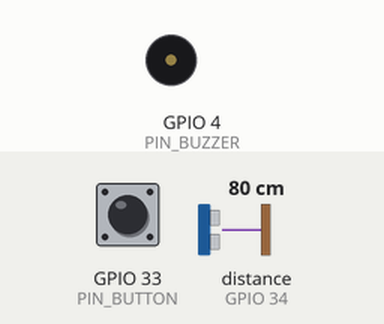
The program below on a simulated ESP32. On the bench: buzzer (waves = sounding). The test bench sets the inputs (shaded band); at power-on: distance to the obstacle (sensor on GPIO 34) 80 cm, GPIO 33 (PIN_BUTTON) HIGH. The echo pulse lasts 58.3 µs per cm; WiFi joins after 1.5 s; servers stay silent unless stated; what the program prints to the serial monitor is not drawn.

Above: at 2.7 s.
2.8 s: distance to the obstacle (sensor on GPIO 34) set to 65 cm
4.3 s: distance to the obstacle (sensor on GPIO 34) set to 58 cm
At 5.5 s:
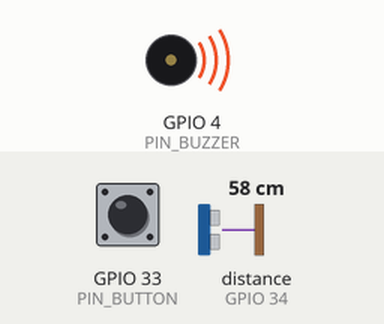
5.8 s: GPIO 33 (PIN_BUTTON) pulled LOW for 0.15 s
At 5.95 s:
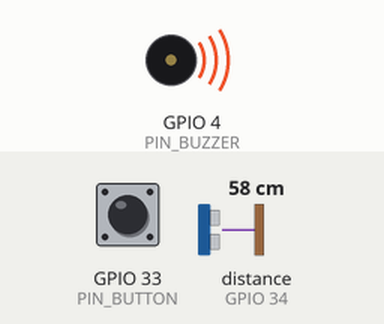
7.5 s: GPIO 33 (PIN_BUTTON) pulled LOW for 3.2 s
At 12.2 s:
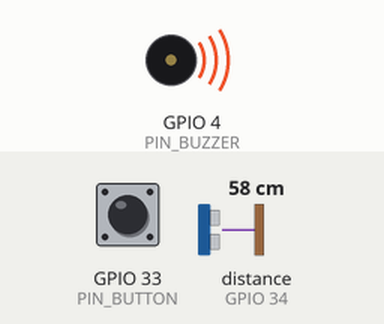
Timing chart, 0 to 13.2 s (numbered marks = the images above; inputs shaded):
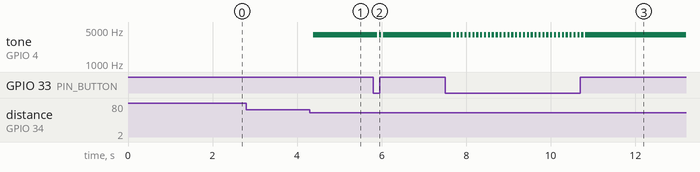

Measured:
- the behaviour switches between 61 and 60 cm on distance to the obstacle (sensor on GPIO 34) (found by bisection; images 0 and 1)
- after the input at 2.8 s, every drawn part: stays the same
- after the input at 4.3 s, tone on GPIO 4 (PIN_BUZZER): silent → 4000 Hz after 0.08 s
- after the input at 5.8 s, tone on GPIO 4 (PIN_BUZZER): alternates 4000 Hz for 0.05 s and silent for 0.04 s, 4 changes in all, then stays 4000 Hz, starting after 0.10 s
- after the input at 7.5 s, tone on GPIO 4 (PIN_BUZZER): alternates 4000 Hz for 0.05 s and silent for 0.04 s, 70 changes in all, then stays 4000 Hz, starting after 0.15 s

The program:

main.cpp
```cpp
/*
 * Swivel - wearable proximity alert for walking alone at night
 * Break to Make 2025 makeathon (USC)
 * Team: Iriza Mushibuka, Maia Nkonabang, Halla Ibrahim
 *
 * Board:  Adafruit HUZZAH32 (ESP32 Feather)
 * Sensor: HC-SR04 ultrasonic range sensor
 *
 * Copy include/secrets.example.h to include/secrets.h and fill in
 * your own Wi-Fi + Telegram credentials before building.
 */

#include <Arduino.h>
#include <WiFi.h>
#include <HTTPClient.h>
#include <HCSR04.h>
#include "secrets.h"   // WIFI_*, EAP_*, BOT_TOKEN, CHAT_ID (git-ignored)

// ---------- Alert messages ----------
#ifndef USER_NAME
#define USER_NAME "Your friend"
#endif
const String ALERT_MSG_1 = String(USER_NAME) + " may be in trouble. Please check in on them to make sure they're safe!";
const String ALERT_MSG_2 = "Haven't heard from them? Contact help: USC DPS Emergency Line 213-740-4321";

// ---------- Hardware pins ----------
const int PIN_TRIG    = 13;  // HC-SR04 TRIG
const int PIN_ECHO    = 34;  // HC-SR04 ECHO (⚠ use divider if sensor @5V)
const int PIN_BUZZER  = 4;   // Piezo: GPIO4 -> 220Ω -> piezo -> GND
const int PIN_BUTTON  = 33;  // Button -> GND (2-wire), INPUT_PULLUP (pressed=LOW)

// ---------- Ultrasonic ----------
UltraSonicDistanceSensor distanceSensor(PIN_TRIG, PIN_ECHO);

// ---------- Behavior tuning ----------
const float  ALERT_CM        = 60.0f;            // trigger threshold
const uint8_t AVG_SAMPLES    = 3;                // smoothing
const unsigned long ALERT_T1 = 10000UL;          // 10s first alert
const unsigned long ALERT_T2 = 20000UL;          // 20s second alert (additional 10s)

// ---------- Buzzer (LEDC PWM for passive piezo) ----------
const int BUZZ_CH   = 0;
const int BUZZ_FREQ = 4000;    // 3–5 kHz good for piezo
const int BUZZ_RES  = 10;      // 10-bit
int BUZZ_DUTY       = 700;     // volume 0..1023

inline void buzzerOn()  { ledcWrite(BUZZ_CH, BUZZ_DUTY); }
inline void buzzerOff() { ledcWrite(BUZZ_CH, 0); }

// ---------- Button (debounced, pressed = LOW) ----------
const unsigned long DEBOUNCE_MS = 25;
bool btnStable = false, btnLastRaw = true;
unsigned long btnLastChangeMs = 0;
bool buttonPressed() {
  bool raw = (digitalRead(PIN_BUTTON) == LOW);
  if (raw != btnLastRaw) { btnLastRaw = raw; btnLastChangeMs = millis(); }
  if (millis() - btnLastChangeMs > DEBOUNCE_MS) btnStable = raw;
  return btnStable;
}

// ---------- State (latched alarm + staged Telegram) ----------
bool alarmLatched          = false;
bool firstAlertSent        = false;
bool secondAlertSent       = false;
unsigned long latchedAtMs  = 0;

// ---------- Helpers ----------
String urlEncode(const String &msg) {
  String enc; char buf[4];
  for (size_t i = 0; i < msg.length(); i++) {
    uint8_t c = (uint8_t)msg[i];
    if ((c >= '0' && c <= '9') || (c >= 'A' && c <= 'Z') || (c >= 'a' && c <= 'z')) enc += (char)c;
    else if (c == ' ') enc += '+';
    else { sprintf(buf, "%%%02X", c); enc += buf; }
  }
  return enc;
}

bool sendTelegram(const String &msg) {
  if (WiFi.status() != WL_CONNECTED) return false;
  HTTPClient http;
  String url = String("https://api.telegram.org/bot") + BOT_TOKEN +
               "/sendMessage?chat_id=" + CHAT_ID +
               "&text=" + urlEncode(msg);
  http.begin(url);
  http.setConnectTimeout(6000);
  http.setTimeout(6000);
  int status = http.GET();
  http.end();
  Serial.printf("Telegram status: %d\n", status);
  return status == 200;
}

void wifiConnect() {
  WiFi.mode(WIFI_STA);
#if USE_WPA2_ENTERPRISE
  // Campus networks (e.g. eduroam / USC Secure Wireless): PEAP/MSCHAPv2
  WiFi.begin(WIFI_SSID, WPA2_AUTH_PEAP, EAP_IDENTITY, EAP_USERNAME, EAP_PASSWORD);
#else
  // Home network / phone hotspot
  WiFi.begin(WIFI_SSID, WIFI_PASSWORD);
#endif

  Serial.printf("Connecting to %s", WIFI_SSID);
  unsigned long t0 = millis();
  while (WiFi.status() != WL_CONNECTED && millis() - t0 < 25000) {
    Serial.print('.');
    delay(500);
  }
  Serial.println();
  if (WiFi.status() == WL_CONNECTED) {
    Serial.printf("Wi-Fi OK: %s\n", WiFi.localIP().toString().c_str());
  } else {
    Serial.println("Wi-Fi not connected (enterprise networks may block IoT devices).");
  }
}

float readDistanceAvgCm() {
  float sum = 0.0f; uint8_t good = 0;
  for (uint8_t i = 0; i < AVG_SAMPLES; i++) {
    double d = distanceSensor.measureDistanceCm(); // cm (<0 on error)
    if (d > 0.0 && d < 400.0) { sum += (float)d; good++; }
    delay(10);
  }
  return good ? (sum / good) : NAN;
}

void setup() {
  Serial.begin(115200);
  pinMode(PIN_BUTTON, INPUT_PULLUP);

  ledcSetup(BUZZ_CH, BUZZ_FREQ, BUZZ_RES);
  ledcAttachPin(PIN_BUZZER, BUZZ_CH);
  buzzerOff();

  Serial.println("Latched proximity alarm + staged Telegram alerts");
  wifiConnect();
}

void loop() {
  // 1) Button clears/silences and fully resets alerts
  if (buttonPressed()) {
    alarmLatched   = false;
    firstAlertSent = false;
    secondAlertSent= false;
    buzzerOff();
  }

  // 2) Always measuring: entering alert zone latches alarm
  float d = readDistanceAvgCm();
  if (!isnan(d)) {
    if (!alarmLatched && d <= ALERT_CM) {
      alarmLatched    = true;
      firstAlertSent  = false;
      secondAlertSent = false;
      latchedAtMs     = millis();
    }
  }

  // 3) Buzzer follows latched state (stays ON until button press)
  if (alarmLatched) buzzerOn(); else buzzerOff();

  // 4) Staged messages while still latched
  if (alarmLatched) {
    unsigned long elapsed = millis() - latchedAtMs;

    // First message at T+10s
    if (!firstAlertSent && elapsed >= ALERT_T1) {
      bool ok = sendTelegram(ALERT_MSG_1);
      if (!ok && WiFi.status() != WL_CONNECTED) {
        wifiConnect(); // quick retry
        sendTelegram(ALERT_MSG_1);
      }
      firstAlertSent = true;
    }

    // Second message at T+20s
    if (!secondAlertSent && elapsed >= ALERT_T2) {
      bool ok = sendTelegram(ALERT_MSG_2);
      if (!ok && WiFi.status() != WL_CONNECTED) {
        wifiConnect(); // quick retry
        sendTelegram(ALERT_MSG_2);
      }
      secondAlertSent = true;
    }
  }

  delay(50);
}
```

secrets.example.h
```cpp
// Copy this file to secrets.h (same folder) and fill in your own values.
// secrets.h is listed in .gitignore so your credentials never get committed.
#pragma once

// Name used in the alert text ("<USER_NAME> may be in trouble...")
#define USER_NAME "Your Name"

// ---------- Wi-Fi ----------
// 0 = normal Wi-Fi / phone hotspot, 1 = WPA2-Enterprise (campus network)
#define USE_WPA2_ENTERPRISE 0

const char* WIFI_SSID     = "your-network-name";
const char* WIFI_PASSWORD = "your-wifi-password";      // used when USE_WPA2_ENTERPRISE = 0

const char* EAP_IDENTITY  = "you@school.edu";          // used when USE_WPA2_ENTERPRISE = 1
const char* EAP_USERNAME  = "you";
const char* EAP_PASSWORD  = "your-school-password";

// ---------- Telegram ----------
// Create a bot with @BotFather to get a token; message the bot, then get your
// chat ID from https://api.telegram.org/bot<TOKEN>/getUpdates
const char* BOT_TOKEN = "123456789:replace-with-your-bot-token";
const char* CHAT_ID   = "123456789";
```
